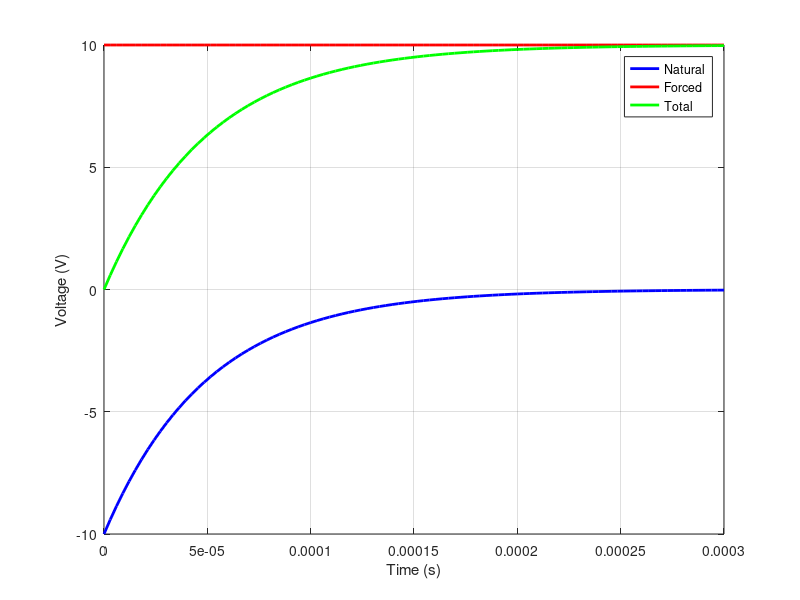

MATLAB code to generate this figure:
clc
close all 
clear all

R = 500;
C = (1/10) * 10.^(-6);
t = linspace(0, 500*6*(1/10)*10.^(-6));

vn = -10*exp(-t/(R*C));
vf = 10;
vtot = vn + vf;

figure
plot(t, vn, '-b', 'LineWidth', 2)
hold on
grid on
plot(t, 10*ones(1, 100), '-r', 'LineWidth', 2)
hold on
plot(t, vtot, '-g', 'LineWidth', 2)
hold on

legend('Natural', 'Forced', 'Total');
xlabel('Time (s)');
ylabel('Voltage (V)');